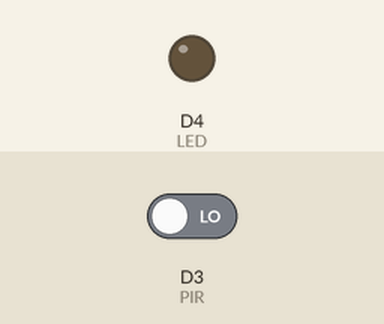
Recording of a sketch running on a simulated ESP8266 (NodeMCU). Shown: output pins drawn as LEDs (lit = HIGH). The test bench sets the inputs (shaded band); at power-on: D3 (PIR) LOW.

Above: at 1.2 s.
1.3 s: D3 (PIR) driven HIGH
At 1.8 s:
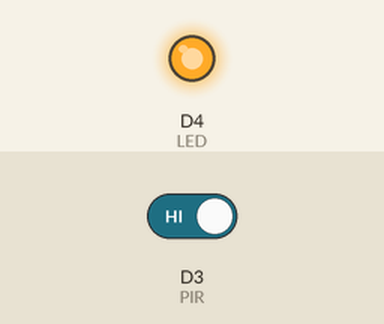
2.8 s: D3 (PIR) driven LOW
At 4.2 s:
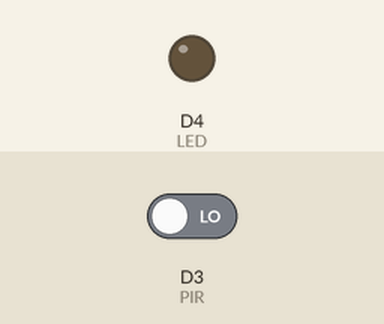
Timing chart, 0 to 5.8 s (numbered marks = the images above; inputs shaded):
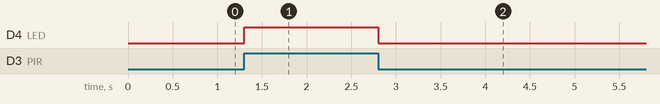

The sketch:

PIR.ino
```cpp
//#include "WeMosPin.h"

#define PIR  D3
#define LED  D4

void setup() {

//  pinMode(PIR,INPUT);
  pinMode(LED,OUTPUT);
//  Serial.begin(115200);

}

void loop() {

//    digitalWrite(LED,HIGH);
//    delay(1000);
//
//    digitalWrite(LED,LOW);
//    delay(1000);


   int check = digitalRead(PIR);
   if( check == HIGH ) {
      digitalWrite(LED,HIGH);
   } else {
      digitalWrite(LED,LOW);
   }

}
```

Measured:
- after the input at 1.3 s, D4 (LED): LOW → HIGH at once
- after the input at 2.8 s, D4 (LED): HIGH → LOW at once
